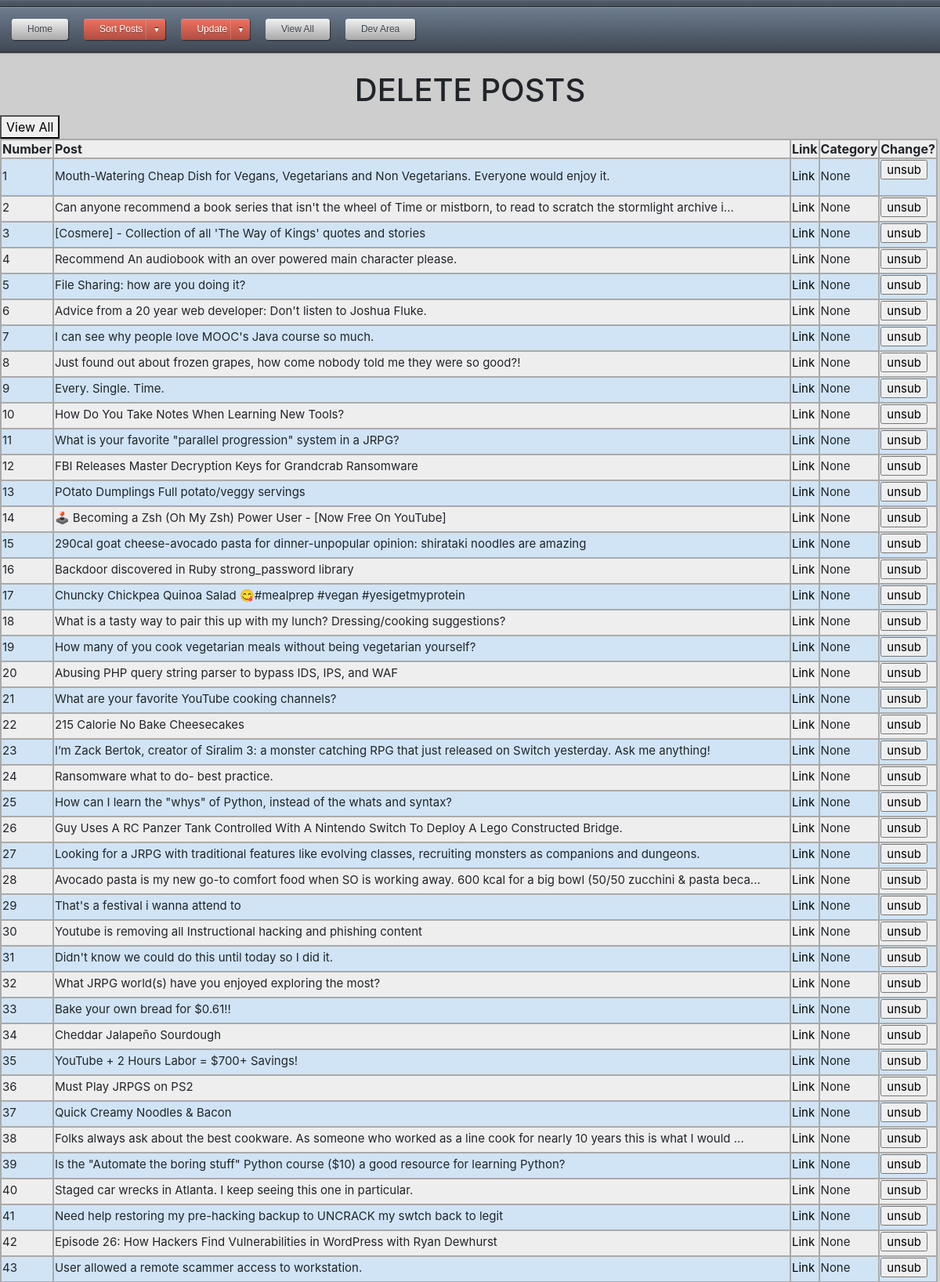
The page /unfavunsort (upper part) on the database its author committed.
### app.py (models this page shows)
class posts(db.Model):
    id = db.Column(db.String, primary_key=True)
    title = db.Column(db.String(80), unique=True, nullable=False)
    link = db.Column(db.String(120), unique=True, nullable=False)
    category = db.Column(db.String(120), unique=True, nullable=False)
    date_added = db.Column(db.String(120), unique=False, nullable=False)
    thread_text = db.Column(db.String(400), unique=True, nullable=False)

### app.py (the view, shortened to what this page needs)
@app.route('/unfavunsort', methods=['GET', 'POST'])
def unfavunsort():
	db = get_db()
	cur = db.execute('SELECT id, title, link, category FROM posts WHERE category = "None"')
	results = cur.fetchall()
	return render_template("unfavunsort.html", results=results)

### app.py (called while the page is built)
@app.context_processor
def utility_functions():
    def print_in_console(message):
        print (str(message))
    return dict(mdebug=print_in_console)

@app.context_processor
def inject_user():
    return dict(category=categories)

def connect_db():
	sql = sqlite3.connect('C:\\Users\\MGLafayette\\Desktop\\Projects\\Flask\\data.db')
	sql.row_factory = sqlite3.Row
	return sql

def get_db():
	if not hasattr(g, 'sqlite3'):
		g.sqlite_db = connect_db()
	return g.sqlite_db

### templates/unfavunsort.html (shortened to what this page needs)
<html>
<head>
<link rel="stylesheet" type="text/css" href="{{ url_for('static', filename='CSS/style.css') }}">
</head>
<body>
{% extends "navtest.html" %}
{% block content %}
<h1>DELETE POSTS</h1>
<button type="button"><a href="{{url_for('unfavpost')}}">View All</a></button>
<table class="blueTable">
	<tr>
		<th>Number</th>
		<th>Post</th>
		<th>Link</th>
		<th>Category</th>
		<th>Change?</th>
	</tr>
	{% for post in results %}
	<tr>
		<td>{{loop.index}}</td>
		<td>{{post['title']}}</td>
		<td><a href="{{post['link']}}" target='_blank'>Link</a></td>
		<td>{{post['category']}}</td>
		<td>
			<form action="{{url_for('unfavunsort')}}" method="Post">
				<input type="submit" name="{{loop.index}}unsub" value="unsub">
		</td>
	</tr>
	{% endfor %}
</table>
<br/>
{% endblock %}

### static/CSS/style.css (style rules this page uses)
table.blueTable { border: 1px solid #1C6EA4; background-color: #EEEEEE; text-align: left; border-collapse: collapse; }
table.blueTable td, table.blueTable th { border: 2px solid #AAAAAA; }
table.blueTable tbody td { font-size: 15px; padding-bottom: 5px; }
table.blueTable tr:nth-child(even) { background: #D0E4F5; }
h1 { text-align:center; }
body { padding-bottom: .1px; }
a:link { color: black; text-decoration: none; }
.container:before, .container:after, { display: table; content: none; }

### rows shown on the page
posts: title "Mouth-Watering Cheap Dish for Vegans, Vegetarians and Non Vegetarians. Everyone would enjoy it.", category "None"
posts: title "Can anyone recommend a book series that isn't the wheel of Time or mistborn, to read to scratch the stormlight archive i...", category "None"
posts: title "[Cosmere] - Collection of all 'The Way of Kings' quotes and stories", category "None"
posts: title "Recommend An audiobook with an over powered main character please.", category "None"
posts: title "File Sharing: how are you doing it?", category "None"
posts: title "Advice from a 20 year web developer: Don't listen to Joshua Fluke.", category "None"
posts: title "I can see why people love MOOC's Java course so much.", category "None"
posts: title "Just found out about frozen grapes, how come nobody told me they were so good?!", category "None"
posts: title "Every. Single. Time.", category "None"
posts: title "How Do You Take Notes When Learning New Tools?", category "None"
posts: title "What is your favorite \"parallel progression\" system in a JRPG?", category "None"
posts: title "FBI Releases Master Decryption Keys for Grandcrab Ransomware", category "None"
posts: title "POtato Dumplings Full potato/veggy servings", category "None"
posts: title "🕹️ Becoming a Zsh (Oh My Zsh) Power User - [Now Free On YouTube]", category "None"
posts: title "290cal goat cheese-avocado pasta for dinner-unpopular opinion: shirataki noodles are amazing", category "None"
posts: title "Backdoor discovered in Ruby strong_password library", category "None"
posts: title "Chuncky Chickpea Quinoa Salad 😋#mealprep #vegan #yesigetmyprotein", category "None"
posts: title "What is a tasty way to pair this up with my lunch? Dressing/cooking suggestions?", category "None"
posts: title "How many of you cook vegetarian meals without being vegetarian yourself?", category "None"
posts: title "Abusing PHP query string parser to bypass IDS, IPS, and WAF", category "None"
posts: title "What are your favorite YouTube cooking channels?", category "None"
posts: title "215 Calorie No Bake Cheesecakes", category "None"
posts: title "I’m Zack Bertok, creator of Siralim 3: a monster catching RPG that just released on Switch yesterday. Ask me anything!", category "None"
posts: title "Ransomware what to do- best practice.", category "None"
posts: title "How can I learn the \"whys\" of Python, instead of the whats and syntax?", category "None"
posts: title "Guy Uses A RC Panzer Tank Controlled With A Nintendo Switch To Deploy A Lego Constructed Bridge.", category "None"
posts: title "Looking for a JRPG with traditional features like evolving classes, recruiting monsters as companions and dungeons.", category "None"
posts: title "Avocado pasta is my new go-to comfort food when SO is working away. 600 kcal for a big bowl (50/50 zucchini & pasta beca...", category "None"
posts: title "That's a festival i wanna attend to", category "None"
posts: title "Youtube is removing all Instructional hacking and phishing content", category "None"
posts: title "Didn't know we could do this until today so I did it.", category "None"
posts: title "What JRPG world(s) have you enjoyed exploring the most?", category "None"
posts: title "Bake your own bread for $0.61!!", category "None"
posts: title "Cheddar Jalapeño Sourdough", category "None"
posts: title "YouTube + 2 Hours Labor = $700+ Savings!", category "None"
posts: title "Must Play JRPGS on PS2", category "None"
posts: title "Quick Creamy Noodles & Bacon", category "None"
posts: title "Folks always ask about the best cookware. As someone who worked as a line cook for nearly 10 years this is what I would ...", category "None"
posts: title "Is the \"Automate the boring stuff\" Python course ($10) a good resource for learning Python?", category "None"
posts: title "Staged car wrecks in Atlanta. I keep seeing this one in particular.", category "None"
posts: title "Need help restoring my pre-hacking backup to UNCRACK my swtch back to legit", category "None"
posts: title "Episode 26: How Hackers Find Vulnerabilities in WordPress with Ryan Dewhurst", category "None"
posts: title "User allowed a remote scammer access to workstation.", category "None"
